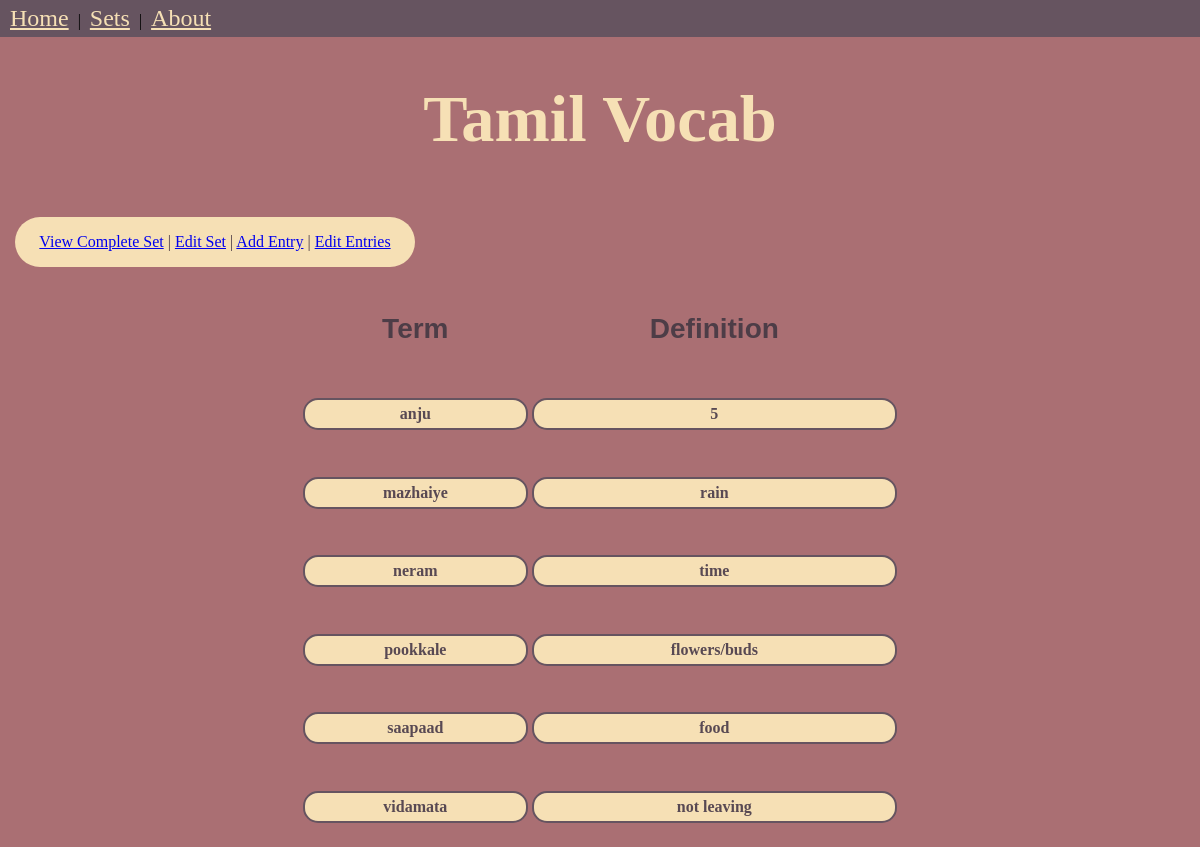
/sets/viewComplete/10, run on the app's committed database.
### dict/models.py (models this page shows, shortened)
class Set(models.Model):
    title = models.CharField(max_length = 64, null = False, blank = False)
    description = models.CharField(max_length = 255, null = False, blank = True)
    def __str__(self):
        return self.title

class Entry(models.Model):
    set = models.ForeignKey(Set, on_delete=models.CASCADE)
    term = models.TextField()
    definition = models.TextField()

### dict/views.py (the view)
# urls.py: re_path(r'sets/viewComplete/(?P<set_id>[\d]+)', views.viewCompleteSet, name='viewCompleteSet'),
def viewCompleteSet(request, set_id):
        set_obj=Set.objects.get(id=set_id)
        entry_list = set_obj.entry_set.order_by("term")
        context = {'set_obj': set_obj, 'entries':entry_list}
        return render (request, 'dictTemplates/viewCompleteSet.html', context)

### dict/templates/dictTemplates/viewCompleteSet.html (shortened to what this page needs)
<!DOCTYPE html>
<html>
    <head>
        <link rel="stylesheet" href="/static/css/style.css">
    </head>
    <body>
        <div id="navBar">
            <nav>
                <a href="{% url 'Home' %}">Home</a> |
                <a href="{% url 'Sets' %}">Sets</a> |
                <a href="{% url 'About' %}">About</a>
            </nav>
        </div>
        <h1 style="text-align:center">{{set_obj}}</h1>
        <div id="setMenu">
            <a href="{% url 'viewCompleteSet' set_obj.id %}">View Complete Set</a> |
            <a href="{% url 'editSet' set_obj.id %}">Edit Set</a> |
            <a href="{% url 'createEntry' set_obj.id %}">Add Entry</a> |
            <a href="{% url 'editEntries' set_obj.id %}">Edit Entries</a>
        </div>
        <center><table style = "width: 50%">
            <tr>
                <th><h3>Term</h3></th>
                <th><h3>Definition</h3></th>
            </tr>
            {% for entry in entries %}
                <tr>
                    <td><h4> {{entry.term}}</h4></td>
                    <td><h4> {{entry.definition}}</h4></td>
                </tr>
            {%endfor%}
        </table></center>
    </body>
</html>

### static/css/style.css (style rules this page uses)
h4 { color: rgb(88, 73, 83); background-color: rgba(246, 224, 181); border: 2px solid rgba(102, 84, 96); border-radius: 15px; padding: 5px; text-align: center; }
body { background-color: rgba(170, 111, 115); margin:0; }
nav { background-color: rgba(102, 84, 96); padding: 5px; border-radius: 0px; }
nav a { color: rgba(246, 224, 181); font-family: "Marker Felt", "Blippo", fantasy; font-size: 1.5em; padding: 5px; }
h1 { color:rgba(246, 224, 181); font-family: "Marker Felt", "Blippo", fantasy; font-size: 4.15em; }
h3 { color:rgb(77, 61, 71); font-family: "Arial"; font-size: 1.75em; }

### dict/templates/dictTemplates/viewCompleteSet.html (style rules this page uses)
#setMenu { display: inline-block; width: 400px; height: 50px; border-radius: 50px; line-height: 50px; background-color: rgba(246, 224, 181); color:rgb(75, 58, 69); text-align:center; margin: 15px; }

### data on the page
Set: title "Tamil Vocab"
Entry: term "anju", definition "5"
Entry: term "mazhaiye", definition "rain"
Entry: term "neram", definition "time"
Entry: term "pookkale", definition "flowers/buds"
Entry: term "saapaad", definition "food"
Entry: term "vidamata", definition "not leaving"
